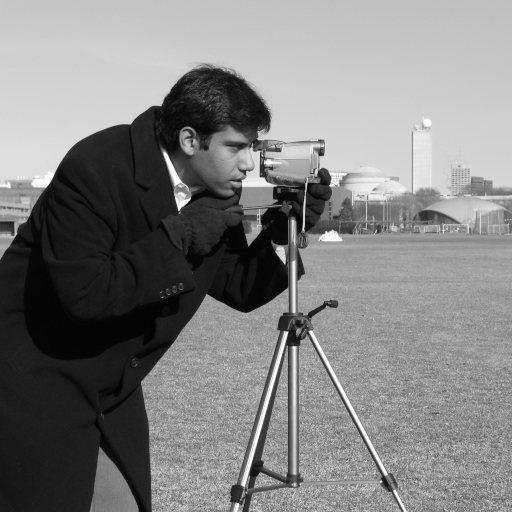
#> input picture skimage.data.camera(), 512 x 512 px
$ python make_test_images.py
#> lines starting #> are read from the running program, lines starting #| are printed output that depends on the picture
#!/usr/bin/env python3
"""Create the PGM test images used by the codec (no internet needed).

  camera.pgm     512x512 classic "cameraman" photo shipped with scikit-image
  astronaut.pgm  512x512 grayscale version of scikit-image's astronaut photo
  texture.pgm    brick-like natural texture shipped with scikit-image (grayscale)
  noise.pgm      256x256 white noise  (worst case for compression)
  gradient.pgm   256x256 smooth ramp  (best case for compression)
  synthetic.pgm  512x512 deterministic synthetic picture (same generator idea as the C++ bench)

Any PNG/JPG of your own can be converted with:   python3 make_test_images.py --convert photo.png photo.pgm
"""
import argparse
import os
import sys

import numpy as np


def write_pgm(path, arr):
    arr = np.asarray(arr, dtype=np.uint8)
    h, w = arr.shape
    with open(path, "wb") as f:
        f.write(f"P5\n{w} {h}\n255\n".encode())
        f.write(arr.tobytes())


def read_pgm(path):
    with open(path, "rb") as f:
        data = f.read()
    # header: P5 <w> <h> <maxval> followed by exactly one whitespace byte
    tokens, pos = [], 0
    while len(tokens) < 4:
        while data[pos:pos + 1].isspace():
            pos += 1
        if data[pos:pos + 1] == b"#":
            while data[pos:pos + 1] != b"\n":
                pos += 1
            continue
        start = pos
        while not data[pos:pos + 1].isspace():
            pos += 1
        tokens.append(data[start:pos])
    pos += 1
    assert tokens[0] == b"P5" and int(tokens[3]) == 255, "only 8-bit binary PGM supported"
    w, h = int(tokens[1]), int(tokens[2])
    return np.frombuffer(data, dtype=np.uint8, count=w * h, offset=pos).reshape(h, w).copy()


def to_gray(a):
    a = np.asarray(a)
    if a.ndim == 3:
        a = a[..., :3] @ np.array([0.299, 0.587, 0.114])
    if a.dtype != np.uint8:
        a = np.clip(np.rint(a if a.max() > 1.5 else a * 255.0), 0, 255)
    return a.astype(np.uint8)


def convert(src, dst):
    from PIL import Image
    write_pgm(dst, np.asarray(Image.open(src).convert("L")))


def main():
    ap = argparse.ArgumentParser()
    ap.add_argument("--outdir", default="data")
    ap.add_argument("--convert", nargs=2, metavar=("SRC", "DST"))
    args = ap.parse_args()
    if args.convert:
        convert(*args.convert)
        return 0

    os.makedirs(args.outdir, exist_ok=True)
    from skimage import data, transform

    cam = to_gray(data.camera())
#> in to_gray, a is the input picture: shape (512, 512); min 0, max 255, mean 129.1
    write_pgm(f"{args.outdir}/camera.pgm", cam)

    astro = to_gray(data.astronaut())
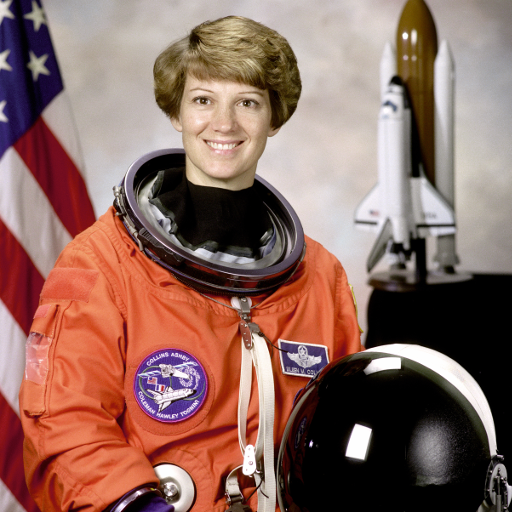
#> input picture skimage.data.astronaut(), 512 x 512 px
#> in to_gray, a is the input picture: shape (512, 512, 3); mean R, G, B 141.6, 105.8, 96.5
#> in to_gray (call 2), `a = a[..., :3] @ np.array([0.299, 0.587, 0.114])`:
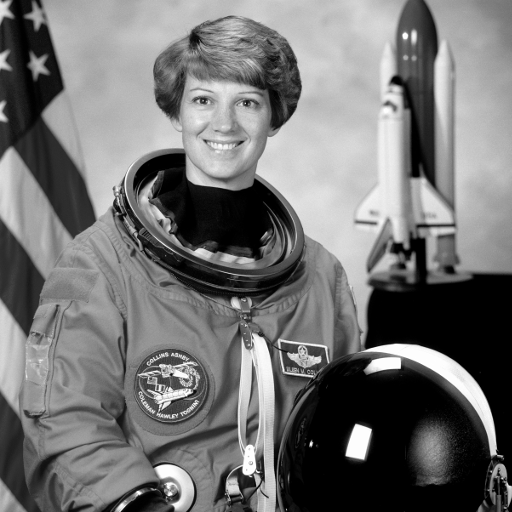
#> a: shape (512, 512) float64; min 0, max 255, mean 115.4
    write_pgm(f"{args.outdir}/astronaut.pgm", astro)

    try:
        brick = to_gray(data.brick())
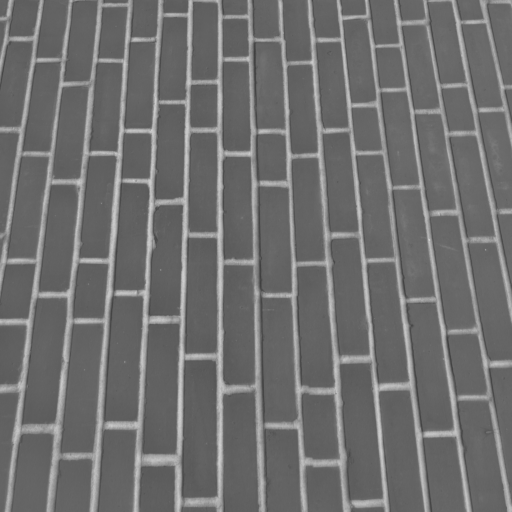
#> input picture skimage.data.brick(), 512 x 512 px
#> in to_gray, a is the input picture: shape (512, 512); min 63, max 207, mean 111.5
        write_pgm(f"{args.outdir}/texture.pgm", brick)
    except Exception as e:  # not every scikit-image build bundles it
        print("skipping texture:", e, file=sys.stderr)

    rng = np.random.default_rng(0)
    write_pgm(f"{args.outdir}/noise.pgm", rng.integers(0, 256, (256, 256)))
    yy, xx = np.mgrid[0:256, 0:256]
    write_pgm(f"{args.outdir}/gradient.pgm", (xx + yy) / 2)

    y, x = np.mgrid[0:512, 0:512]
    v = 110 + 40 * x / 512 + 30 * y / 512 + 25 * np.sin(0.045 * x) * np.cos(0.031 * y)
    v += 12 * np.sin(0.31 * (x + 0.7 * y)) + 22 * (((x // 64) + (y // 64)) % 2 == 0)
    v += rng.integers(-3, 4, v.shape)
    write_pgm(f"{args.outdir}/synthetic.pgm", np.clip(np.rint(v), 0, 255))
    print("wrote test images to", args.outdir)
    return 0


if __name__ == "__main__":
    raise SystemExit(main())
#> (the program exits here)
